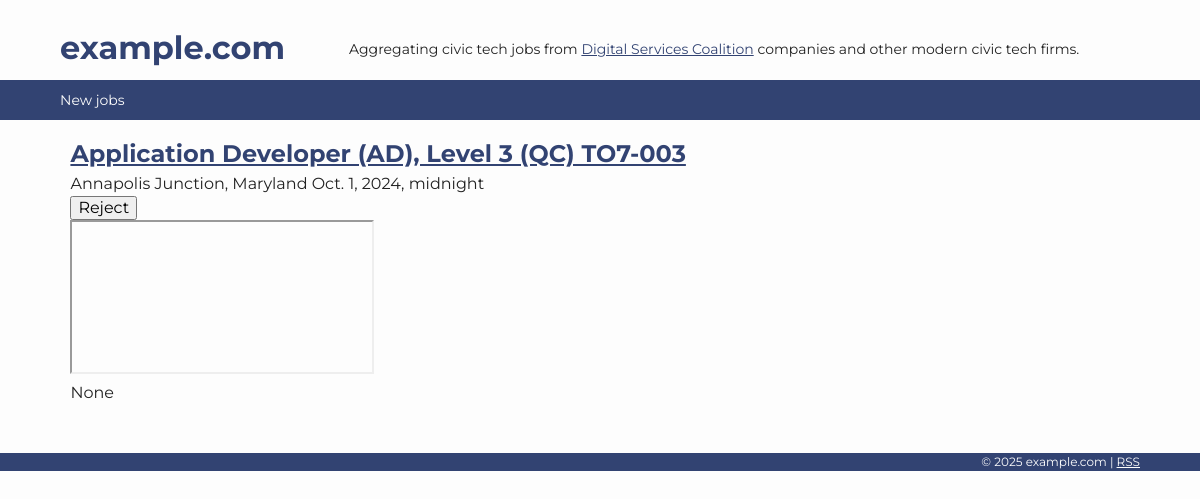
The app's page /jobs/503/ with its own data.
### jobsearch/models.py (models this page shows, shortened)
class Job(models.Model):
    title = models.CharField(max_length=255)
    new_company = models.ForeignKey(Company, on_delete=models.CASCADE, null=True)
    location = models.CharField(max_length=255)
    link = models.URLField()
    pub_date = models.DateTimeField("date published", blank=True, null=True)
    import_date = models.DateTimeField(auto_now_add=True)
    job_id = models.CharField(max_length=255, editable=False)
    user = models.ForeignKey(Profile, on_delete=models.CASCADE)
    rejected = models.BooleanField(default=False)
    featured = models.BooleanField(default=False)
    status = models.CharField(max_length=2, choices=STATUS_CHOICES, blank=True, null=True)
    job_type = models.CharField(max_length=20, choices=PRACTICE_CHOICES, blank=True, null=True)
    skills = models.CharField(max_length=255, blank=True, null=True)
    details = models.TextField(blank=True, null=True)
    salary = models.CharField(max_length=255, blank=True, null=True)
    def get_source_url(self):
        return self.link

### jobsearch/views.py (the view)
# urls.py: path('jobs/<int:pk>/', JobDetailView.as_view(), name='job_detail'),
class JobDetailView(DetailView):
    model = Job
    def get_context_data(self, **kwargs):
        context = super(JobDetailView, self).get_context_data(**kwargs)
        return context

### DSCovery/context_processors.py (called while the page is built)
def site_processor(request):
    authenticated_request = request.user.is_authenticated
    last_seen = request.session.get('last_seen', now)
    return {
        'site': get_current_site(request),
        'now': now,
        'project_name': getattr(settings, 'PROJECT_NAME', None),
        'current_path': request.get_full_path(),
        'last_seen': last_seen,
        'authenticated_request': authenticated_request,
    }

### jobsearch/templates/jobsearch/job_detail.html (shortened to what this page needs)
{% extends 'base.html' %}
{% block bodyclass %}details{% endblock %}
{% block content %}
<h3><a href="{{ job.link }}">{{ job.title }}</a></h3>
<td>{{ job.location }}</td>
<td>{{ job.pub_date|default_if_none:"" }}</td>
                <form action="{% url 'reject_job' %}" method="post">
                    <input type="submit" value="Reject" />
                  </form>
    <article class="job-details">
        <iframe src="{{ job.get_source_url }}"></iframe>
          <article>{{ job.details }}</article>
{% endblock %}

### templates/base.html (shortened to what this page needs)
{% load static %}
<!doctype html>
<html class="no-js" lang="">
<head>
  <link rel="stylesheet" href="{% static 'css/site.css' %}?v=5">
</head>
<body id="{% block bodyid %}{% endblock %}" class="{% block bodyclass %}{% endblock %}">
  <header role="banner">
    {% block banner %}
        {% block site_name %}
          <h1 class="site-name">
            <a href="/" title="Home">
              {% block logo %}{{ site.name }}{% endblock %}
            </a>
          </h1>
          <h2>Aggregating civic tech jobs from <a href="http://digitalservicescoalition.org">Digital Services Coalition</a> companies and other modern civic tech firms.</h2>
        {% endblock %}
    {% endblock %}
  </header>
  <nav role="navigation">
  {% load flatpages %}
    {% get_flatpages as flatpages %}
    <ul>
        <li><a href="{% url 'new_jobs' %}">New jobs</a></li>
    </ul>
  </nav>
  <div id="wrapper">
    <main>{% block content %}{% endblock %}</main>
  </div>
  <footer id="footer" role="contentinfo">
    {% block footer %}
      <div>
        <p class="copyright">&copy; {{ now.year }} {{ site.name }} | <a href="{% url 'job_feed' %}">RSS</a></p>
      </div>
    {% endblock %}
  </footer>
</body>
</html>

### static/css/site.css (style rules this page uses)
:root { --max_width: 90vw; --color-primary: #324372; --color-primary-light: #5977a1; --color-primary-dark: #1B1F47; --color-danger: #a51e1e; --color-success: #138015; --color-info: #0f8894; --color-warning: #dc781a; --color-background: #fdfdfd; --font-family: 'Montserrat', sans-serif; }
:root { line-height: 1.5; }
h1, h2, h3, h4, h5, figure, p, ol, ul { margin: 0; }
ol, ul { list-style: none; padding-inline: 0; }
h1, h2, h3, h4, h5 { font-size: inherit; font-weight: inherit; }
body { background-color: var(--color-background); color: #222; font-family: var(--font-family); }
a { color: var(--color-primary); transition: color 0.33s; }
[role=banner] { display: flex; align-items: center; margin: 1.5em auto 0; justify-content: flex-start; width: var(--max_width); padding-bottom: 0.5em }
[role="banner"] h2 { margin-top: 0.25em; font-size: 0.875em; }
[role="navigation"] { background-color: var(--color-primary); margin-bottom: 1em; }
[role="navigation"] ul { max-width: var(--max_width); margin: 0 auto; }
[role="navigation"] li { display: inline-block; padding: 0.5em 1em 0.5em 0; }
[role="navigation"] li a { color: var(--color-background); text-decoration: none; font-size: 0.875em; }
main { max-width: var(--max_width); margin: 0 auto; }
footer { background-color: var(--color-primary); margin-bottom: 1em; margin-top: 3em }
footer div { max-width: var(--max_width); margin: 0 auto; font-size: 0.75em; text-align:right; color: var(--color-background) }
footer a { color: var(--color-background); }
h1, h3 { font-size: 1.5rem; font-weight: bold; color: var(--color-primary-light) }
.details main { max-width: 100ch; margin: auto }

### records on screen
Job: title "Application Developer (AD), Level 3 (QC) TO7-003", location "Annapolis Junction, Maryland", pub_date "Oct. 1, 2024, midnight", details "None"

### other values on screen
{{ site.name }} "example.com"
{{ now.year }} "2025"
